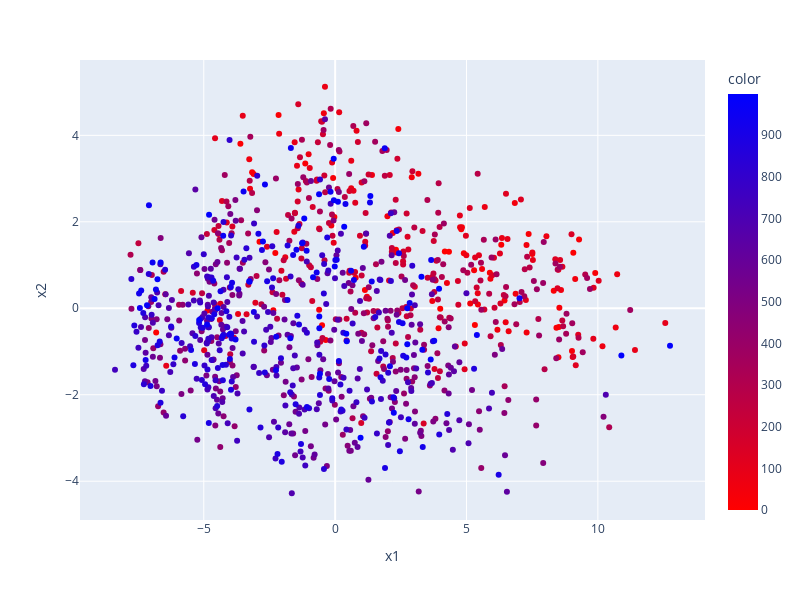

The notebook cell saved with this chart:
### Code cell
import plotly.express as px
fig = px.scatter( emb_2d, x='x1', y='x2', color='color', width=800, height=600, \
                  color_continuous_scale="Bluered_r", hover_name="label" )
fig.show()

### Figure 1 — Plotly figure (JSON) as saved in the notebook; plotly's stock layout.template omitted (floating-point values rounded to 4 significant figures; data arrays with more than 128 entries replaced by an {"elided": "..."} marker saying what was removed)
{"data": [{"hovertemplate": "<b>%{hovertext}</b><br><br>x1=%{x}<br>x2=%{y}<br>color=%{marker.color}<extra></extra>", "hovertext": {"elided": "1000 str values"}, "legendgroup": "", "marker": {"color": {"elided": "1000 int values"}, "coloraxis": "coloraxis", "symbol": "circle"}, "mode": "markers", "name": "", "orientation": "v", "showlegend": false, "type": "scatter", "x": {"elided": "1000 float values"}, "xaxis": "x", "y": {"elided": "1000 float values"}, "yaxis": "y"}], "layout": {"coloraxis": {"colorbar": {"title": {"text": "color"}}, "colorscale": [[0, "rgb(255,0,0)"], [1, "rgb(0,0,255)"]]}, "height": 600, "legend": {"tracegroupgap": 0}, "margin": {"t": 60}, "width": 800, "xaxis": {"anchor": "y", "domain": [0, 1], "title": {"text": "x1"}}, "yaxis": {"anchor": "x", "domain": [0, 1], "title": {"text": "x2"}}}}
